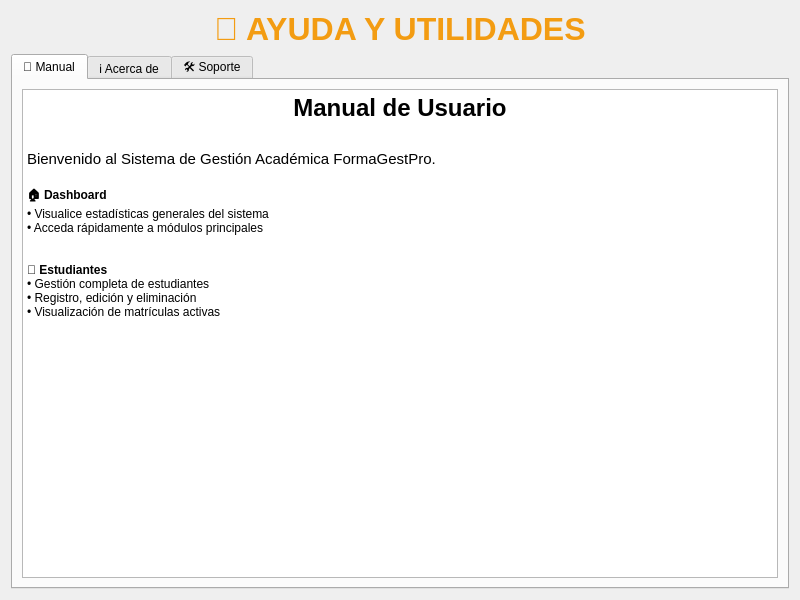
<?xml version="1.0" encoding="UTF-8"?>
<ui version="4.0">
 <class>AyudaTab</class>
 <widget class="QWidget" name="AyudaTab">
  <property name="geometry">
   <rect>
    <x>0</x>
    <y>0</y>
    <width>800</width>
    <height>600</height>
   </rect>
  </property>
  <property name="windowTitle">
   <string>Ayuda</string>
  </property>
  <layout class="QVBoxLayout" name="verticalLayout">
   <item>
    <widget class="QLabel" name="labelTitulo">
     <property name="text">
      <string>&lt;html&gt;&lt;head/&gt;&lt;body&gt;&lt;p align=&quot;center&quot;&gt;&lt;span style=&quot; font-size:24pt; font-weight:700; color:#f39c12;&quot;&gt;🔧 AYUDA Y UTILIDADES&lt;/span&gt;&lt;/p&gt;&lt;/body&gt;&lt;/html&gt;</string>
     </property>
     <property name="alignment">
      <set>Qt::AlignCenter</set>
     </property>
    </widget>
   </item>
   <item>
    <widget class="QTabWidget" name="tabWidget">
     <property name="currentIndex">
      <number>0</number>
     </property>
     <widget class="QWidget" name="tabManual">
      <attribute name="title">
       <string>📖 Manual</string>
      </attribute>
      <layout class="QVBoxLayout" name="verticalLayout_2">
       <item>
        <widget class="QTextBrowser" name="textBrowserManual">
         <property name="html">
          <string>&lt;!DOCTYPE HTML PUBLIC &quot;-//W3C//DTD HTML 4.0//EN&quot; &quot;http://www.w3.org/TR/REC-html40/strict.dtd&quot;&gt;
&lt;html&gt;&lt;head&gt;&lt;meta name=&quot;qrichtext&quot; content=&quot;1&quot; /&gt;&lt;style type=&quot;text/css&quot;&gt;
p, li { white-space: pre-wrap; }
&lt;/style&gt;&lt;/head&gt;&lt;body style=&quot; font-family:'Sans Serif'; font-size:9pt; font-weight:400; font-style:normal;&quot;&gt;
&lt;h1 align=&quot;center&quot; style=&quot; margin-top:0px; margin-bottom:0px; margin-left:0px; margin-right:0px; -qt-block-indent:0; text-indent:0px;&quot;&gt;&lt;span style=&quot; font-size:18pt; font-weight:700;&quot;&gt;Manual de Usuario&lt;/span&gt;&lt;/h1&gt;
&lt;p align=&quot;center&quot; style=&quot;-qt-paragraph-type:empty; margin-top:0px; margin-bottom:0px; margin-left:0px; margin-right:0px; -qt-block-indent:0; text-indent:0px; font-size:18pt; font-weight:700;&quot;&gt;&lt;br /&gt;&lt;/p&gt;
&lt;p style=&quot; margin-top:0px; margin-bottom:0px; margin-left:0px; margin-right:0px; -qt-block-indent:0; text-indent:0px;&quot;&gt;&lt;span style=&quot; font-size:11pt;&quot;&gt;Bienvenido al Sistema de Gestión Académica FormaGestPro.&lt;/span&gt;&lt;/p&gt;
&lt;p style=&quot;-qt-paragraph-type:empty; margin-top:0px; margin-bottom:0px; margin-left:0px; margin-right:0px; -qt-block-indent:0; text-indent:0px; font-size:11pt;&quot;&gt;&lt;br /&gt;&lt;/p&gt;
&lt;p style=&quot; margin-top:0px; margin-bottom:0px; margin-left:0px; margin-right:0px; -qt-block-indent:0; text-indent:0px;&quot;&gt;&lt;span style=&quot; font-weight:700;&quot;&gt;🏠 Dashboard&lt;/span&gt;&lt;/p&gt;
&lt;p style=&quot; margin-top:0px; margin-bottom:0px; margin-left:0px; margin-right:0px; -qt-block-indent:0; text-indent:0px;&quot;&gt;• Visualice estadísticas generales del sistema&lt;/p&gt;
&lt;p style=&quot; margin-top:0px; margin-bottom:0px; margin-left:0px; margin-right:0px; -qt-block-indent:0; text-indent:0px;&quot;&gt;• Acceda rápidamente a módulos principales&lt;/p&gt;
&lt;p style=&quot; margin-top:0px; margin-bottom:0px; margin-left:0px; margin-right:0px; -qt-block-indent:0; text-indent:0px;&quot;&gt;&lt;br /&gt;&lt;/p&gt;
&lt;p style=&quot; margin-top:0px; margin-bottom:0px; margin-left:0px; margin-right:0px; -qt-block-indent:0; text-indent:0px;&quot;&gt;&lt;span style=&quot; font-weight:700;&quot;&gt;👤 Estudiantes&lt;/span&gt;&lt;/p&gt;
&lt;p style=&quot; margin-top:0px; margin-bottom:0px; margin-left:0px; margin-right:0px; -qt-block-indent:0; text-indent:0px;&quot;&gt;• Gestión completa de estudiantes&lt;/p&gt;
&lt;p style=&quot; margin-top:0px; margin-bottom:0px; margin-left:0px; margin-right:0px; -qt-block-indent:0; text-indent:0px;&quot;&gt;• Registro, edición y eliminación&lt;/p&gt;
&lt;p style=&quot; margin-top:0px; margin-bottom:0px; margin-left:0px; margin-right:0px; -qt-block-indent:0; text-indent:0px;&quot;&gt;• Visualización de matrículas activas&lt;/p&gt;&lt;/body&gt;&lt;/html&gt;</string>
         </property>
        </widget>
       </item>
      </layout>
     </widget>
     <widget class="QWidget" name="tabAcercaDe">
      <attribute name="title">
       <string>ℹ️ Acerca de</string>
      </attribute>
      <layout class="QVBoxLayout" name="verticalLayout_3">
       <item>
        <widget class="QLabel" name="labelLogo">
         <property name="text">
          <string>&lt;html&gt;&lt;head/&gt;&lt;body&gt;&lt;p align=&quot;center&quot;&gt;&lt;span style=&quot; font-size:36pt;&quot;&gt;🏢&lt;/span&gt;&lt;/p&gt;&lt;/body&gt;&lt;/html&gt;</string>
         </property>
         <property name="alignment">
          <set>Qt::AlignCenter</set>
         </property>
        </widget>
       </item>
       <item>
        <widget class="QLabel" name="labelNombreApp">
         <property name="text">
          <string>&lt;html&gt;&lt;head/&gt;&lt;body&gt;&lt;p align=&quot;center&quot;&gt;&lt;span style=&quot; font-size:18pt; font-weight:700;&quot;&gt;FormaGestPro&lt;/span&gt;&lt;/p&gt;&lt;/body&gt;&lt;/html&gt;</string>
         </property>
         <property name="alignment">
          <set>Qt::AlignCenter</set>
         </property>
        </widget>
       </item>
       <item>
        <widget class="QLabel" name="labelDescripcion">
         <property name="text">
          <string>&lt;html&gt;&lt;head/&gt;&lt;body&gt;&lt;p align=&quot;center&quot;&gt;&lt;span style=&quot; font-size:11pt;&quot;&gt;Sistema de Gestión Académica&lt;/span&gt;&lt;/p&gt;&lt;/body&gt;&lt;/html&gt;</string>
         </property>
         <property name="alignment">
          <set>Qt::AlignCenter</set>
         </property>
        </widget>
       </item>
       <item>
        <widget class="QLabel" name="labelVersion">
         <property name="text">
          <string>&lt;html&gt;&lt;head/&gt;&lt;body&gt;&lt;p align=&quot;center&quot;&gt;&lt;span style=&quot; font-size:10pt;&quot;&gt;Versión 2.0 (GUI con pestañas)&lt;/span&gt;&lt;/p&gt;&lt;/body&gt;&lt;/html&gt;</string>
         </property>
         <property name="alignment">
          <set>Qt::AlignCenter</set>
         </property>
        </widget>
       </item>
       <item>
        <widget class="QLabel" name="labelDesarrollado">
         <property name="text">
          <string>&lt;html&gt;&lt;head/&gt;&lt;body&gt;&lt;p align=&quot;center&quot;&gt;&lt;span style=&quot; font-size:10pt;&quot;&gt;Desarrollado por: Tu equipo de desarrollo&lt;/span&gt;&lt;/p&gt;&lt;/body&gt;&lt;/html&gt;</string>
         </property>
         <property name="alignment">
          <set>Qt::AlignCenter</set>
         </property>
        </widget>
       </item>
       <item>
        <widget class="QLabel" name="labelCopyright">
         <property name="text">
          <string>&lt;html&gt;&lt;head/&gt;&lt;body&gt;&lt;p align=&quot;center&quot;&gt;&lt;span style=&quot; font-size:10pt;&quot;&gt;© 2024 Formación Continua Consultora&lt;/span&gt;&lt;/p&gt;&lt;/body&gt;&lt;/html&gt;</string>
         </property>
         <property name="alignment">
          <set>Qt::AlignCenter</set>
         </property>
        </widget>
       </item>
       <item>
        <spacer name="verticalSpacer">
         <property name="orientation">
          <enum>Qt::Vertical</enum>
         </property>
         <property name="sizeHint" stdset="0">
          <size>
           <width>20</width>
           <height>40</height>
          </size>
         </property>
        </spacer>
       </item>
      </layout>
     </widget>
     <widget class="QWidget" name="tabSoporte">
      <attribute name="title">
       <string>🛠️ Soporte</string>
      </attribute>
      <layout class="QVBoxLayout" name="verticalLayout_4">
       <item>
        <widget class="QLabel" name="label_3">
         <property name="text">
          <string>&lt;html&gt;&lt;head/&gt;&lt;body&gt;&lt;p align=&quot;center&quot;&gt;&lt;span style=&quot; font-size:16pt;&quot;&gt;🚧 Módulo en desarrollo 🚧&lt;/span&gt;&lt;/p&gt;&lt;/body&gt;&lt;/html&gt;</string>
         </property>
         <property name="alignment">
          <set>Qt::AlignCenter</set>
         </property>
        </widget>
       </item>
      </layout>
     </widget>
    </widget>
   </item>
  </layout>
 </widget>
 <resources/>
 <connections/>
</ui>
